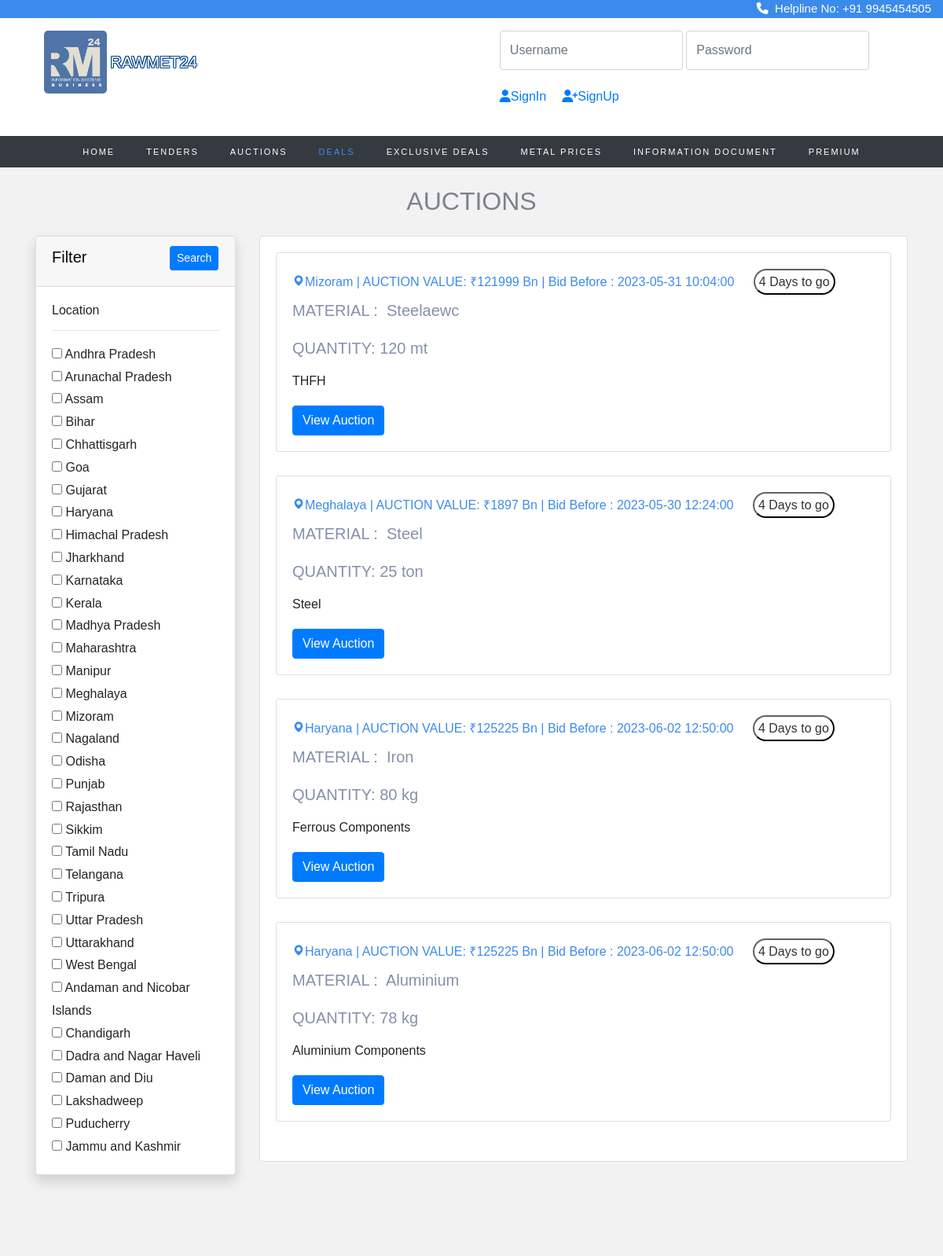
/tender/auction_search.php (upper part), run on an earlier commit of the app's database.
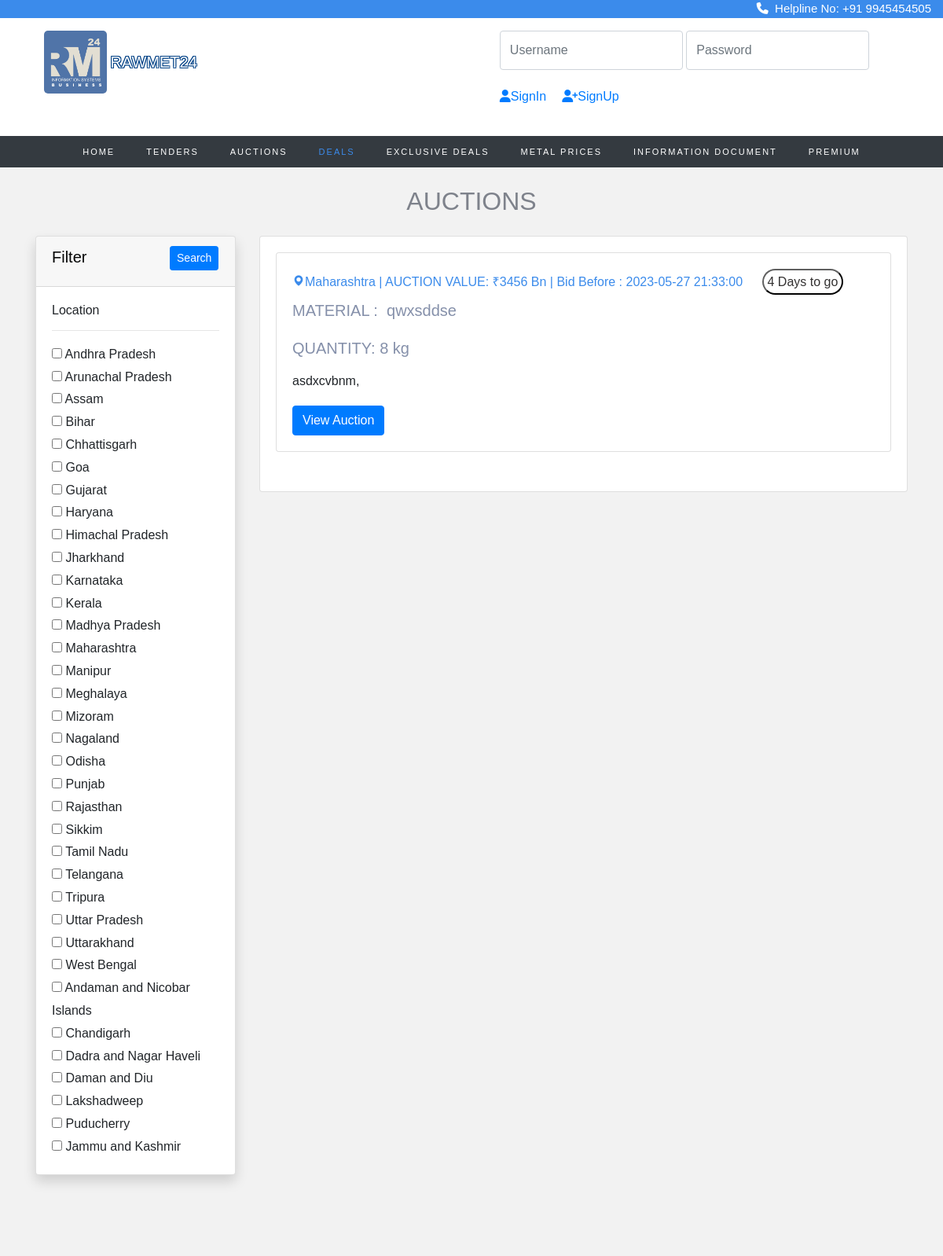
And on a later commit of the database.
### tables this page shows
CREATE TABLE `location` (
  `state_id` int(11) NOT NULL,
  `state_name` varchar(50) DEFAULT NULL
);

CREATE TABLE `auction` (
  `id` int(11) NOT NULL,
  `category` varchar(255) DEFAULT NULL,
  `infoId` varchar(255) DEFAULT NULL,
  `ownership` varchar(255) DEFAULT NULL,
  `aucLocation` varchar(255) DEFAULT NULL,
  `sector` varchar(255) DEFAULT NULL,
  `aucNumber` varchar(255) DEFAULT NULL,
  `aucDescription` text DEFAULT NULL,
  `aucValue` varchar(255) NOT NULL,
  `aucSource` varchar(255) DEFAULT NULL,
  `material` varchar(255) DEFAULT NULL,
  `quantity` varchar(255) NOT NULL,
  `ePublishingDateTime` datetime DEFAULT NULL,
  `startDatetime` datetime DEFAULT NULL,
  `endDatetime` datetime DEFAULT NULL,
  `insStartdatetime` datetime DEFAULT NULL,
  `insEnddatetime` datetime DEFAULT NULL,
  `emdType` varchar(255) DEFAULT NULL,
  `emdAmt` decimal(10,2) DEFAULT NULL,
  `companyName` varchar(255) DEFAULT NULL,
  `location` varchar(255) DEFAULT NULL,
  `street` varchar(255) DEFAULT NULL,
  `city` varchar(255) DEFAULT NULL,
  `telephone` varchar(255) DEFAULT NULL,
  `email` varchar(255) DEFAULT NULL,
  `contactPerson` varchar(255) DEFAULT NULL,
  `img` varchar(300) NOT NULL,
  `file` varchar(300) NOT NULL
);

### tender/auction_search.php (the view, shortened to what the changed rows need)
<!doctype html>
<html lang="en">
  <head>
    <link rel="stylesheet" href="https://cdn.jsdelivr.net/npm/bootstrap@4.0.0/dist/css/bootstrap.min.css">
<link rel="stylesheet" href="https://stackpath.bootstrapcdn.com/font-awesome/4.7.0/css/font-awesome.min.css">
<link rel="stylesheet" href="https://cdnjs.cloudflare.com/ajax/libs/font-awesome/4.7.0/css/font-awesome.min.css">
<link rel="stylesheet" href="css/style.css">
<link rel="stylesheet" href="css/_buttons.scss">
<link rel="stylesheet" href="css/buttons.scss">
<link rel="stylesheet" href="css/auction.css">
<link rel="stylesheet" href="css/reboot.scss">
<link rel="stylesheet" href="https://cdnjs.cloudflare.com/ajax/libs/font-awesome/6.4.0/css/all.min.css">
<link href='https://unpkg.com/boxicons@2.1.4/css/boxicons.min.css' rel='stylesheet'>
<link rel="stylesheet" href="https://cdnjs.cloudflare.com/ajax/libs/font-awesome/4.7.0/css/font-awesome.min.css">
<link rel="stylesheet" type="text/css" href="https://stackpath.bootstrapcdn.com/bootstrap/4.4.1/css/bootstrap.min.css">
<link rel="stylesheet" type="text/css" href="https://pixinvent.com/stack-responsive-bootstrap-4-admin-template/app-assets/css/bootstrap-extended.min.css">
<link rel="stylesheet" type="text/css" href="https://pixinvent.com/stack-responsive-bootstrap-4-admin-template/app-assets/fonts/simple-line-icons/style.min.css">
</head>
</head>
<body>
<section class="home">
<br>
 <center>
 <h2 style="color: #7e828b;">AUCTIONS</h2> </center>
    <div class="container">
        <div class="row">
            <div class="col-md-3">
                <form action="auction.php?l=" method="GET">
                    <div class="card shadow mt-3">
                        <div class="card-body">
                            <h6>Location</h6>
                            <hr>
                            <?php
                            $con = mysqli_connect("localhost", "root", "", "registration_db");
                            $brand_query = "SELECT * FROM location";
                            $brand_query_run = mysqli_query($con, $brand_query);
                            if (mysqli_num_rows($brand_query_run) > 0) {
                                foreach ($brand_query_run as $locationlist) {
                                    ?>
                                    <div id="checkbox">
                                        <input type="checkbox" name="locations" value="<?= $locationlist['state_name']; ?>"
                                            ?>>
                                        <?= $locationlist['state_name']; ?>
                                    </div>
                                    <?php
                                }
                            } else {
                                echo "No locations Found";
                            }
                            ?>
                        </div>
                    </div>
                </form>
            </div>
            <div class="col-md-9 mt-3">
                <div class="card ">
                    <div class="card-body row">
                        <?php
                        if (isset($_GET['locations'])) {
                            $branchecked = [];
                            $branchecked[0] = $_GET['locations'];
                            foreach ($branchecked as $rowbrand) {
                                 $sql = "SELECT * FROM auction WHERE aucLocation='".$rowbrand."'";
                                $result = mysqli_query($con, $sql);
                                if (mysqli_num_rows($result) > 0) {
                                    foreach ($result as $row):
                                        ?>
                                       <div class="col-md-12 grid-margin stretch-card">
                    <div class="card">
                        <div class="card-body">
                                              <h6 style="color:#3b8beb; "> <i class='bx bxs-map'></i><?php echo $row['aucLocation'];?>| Auction Value : <?php echo $row['aucValue'];?> | Bid Before : <?php echo $row['endDatetime'];?> <button style="padding:5px ;border-color: #0c0c0c; border-radius: 20px; color: #333131; background-color: #ffffff; margin-left: 20px;">4 Days to go</button></h6>
                        <h5 style="color:#8590aa; font-family: 'Montserrat', sans-serif;">MATERIAL :&nbsp <?php echo $row['material'];?> <br> <p>QUANTITY:&nbsp<?php echo $row['quantity'];?></p></h5>
                        <p><?php echo $row['aucDescription'];?></p>
    <a href="auction_page.php?g=<?php echo $row['id'];?>"><button class="btn btn-primary" type="submit">View Auction</button></a></h6>
                      </div>
                    </div>
                  </div>
                                        <?php
                                    endforeach;
                                }
                            }
                        } else {
                            $sql = "SELECT * FROM auction";
                            $result = mysqli_query($con, $sql);
                            if (mysqli_num_rows($result) > 0) {
                                foreach ($result as $row):
                                    ?>
                                    <div class="col-md-12 grid-margin stretch-card">
                    <div class="card">
                        <div class="card-body">
                                              <h6 style="color:#3b8beb; "> <i class='bx bxs-map'></i><?php echo $row['aucLocation'];?>&nbsp| AUCTION VALUE:&nbsp₹<?php echo $row['aucValue'];?> Bn | Bid Before : <?php echo $row['endDatetime'];?> <button style="padding:5px ;border-color: #0c0c0c; border-radius: 20px; color: #333131; background-color: #ffffff; margin-left: 20px;">4 Days to go</button></h6>
                        <h5 style="color:#8590aa; font-family: 'Montserrat', sans-serif;">MATERIAL :&nbsp <?php echo $row['material'];?><br> <br> <p>QUANTITY:&nbsp<?php echo $row['quantity'];?></p></h5>
                        <p><?php echo $row['aucDescription'];?></p>
    <a href="auction_page.php?g=<?php echo $row['id'];?>"><button class="btn btn-primary" type="submit">View Auction</button></a></h6>
                      </div>
                    </div>
                  </div>
                                <?php
                                endforeach;
                            } else {
                                echo "No Items Found";
                            }
                        }
                        ?>
                </div>
            </div>
        </div>
    </div>
    </div>
    <br><br>
</body>
</html>

What changed in the data, as far as the page shows it:
removed auction: aucLocation "Mizoram", aucValue "121999", endDatetime "2023-05-31 10:04:00", material "Steelaewc", quantity "120 mt", aucDescription "THFH"
removed auction: aucLocation "Meghalaya", aucValue "1897", endDatetime "2023-05-30 12:24:00", material "Steel", quantity "25 ton", aucDescription "Steel"
removed auction: aucLocation "Haryana", aucValue "125225", endDatetime "2023-06-02 12:50:00", material "Iron", quantity "80 kg", aucDescription "Ferrous Components"
removed auction: aucLocation "Haryana", aucValue "125225", endDatetime "2023-06-02 12:50:00", material "Aluminium", quantity "78 kg", aucDescription "Aluminium Components"
added auction: aucLocation "Maharashtra", aucValue "3456", endDatetime "2023-05-27 21:33:00", material "qwxsddse", quantity "8 kg", aucDescription "asdxcvbnm,"
